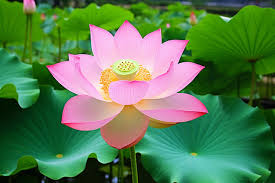
#> input picture ceciestune2eimage.jpg, 275 x 183 px
$ python fusion.py
#> lines starting #> are read from the running program, lines starting #| are printed output that depends on the picture
from PIL import Image

image2=Image.open("ceciestune2eimage.jpg")
#> image2 is the input picture: PIL image 275x183 RGB; mean R, G, B 89.4, 124.8, 82.5
image1=Image.open("image1.jpg")
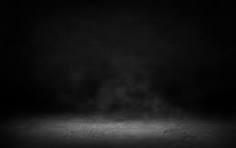
#> input picture image1.jpg, 236 x 148 px
#> image1 is the input picture: PIL image 236x148 RGB; min 0, max 139, mean 20.8


def dec_to_bin(nbr : int)->list :
    tab_bin = []
    for i in range(8) :
        tab_bin = [nbr % 2] + tab_bin
        nbr //= 2
    return tab_bin

def bin_to_dec(tab_bin : list)->int :
    nbr = 0
    for i in range(8) :
        nbr += tab_bin[i]*2**(7-i)
    return nbr


def retire_bits_faible(tab) :
    for i in range(-1,-5,-1):
        tab[i] = 0
    return tab


def bits_fort_vers_faible(tab) :
    for i in range(4):
        tab[i+4] = tab[i]
        tab[i] = 0
    return tab


def bits_faible_vers_fort(tab) :
    for i in range(4,8):
        tab[i-4] = tab[i]
        tab[i] = 0
    return tab


def fusion(image_visi,image_invisi) :
    if image_visi.size[0] >= image_invisi.size[0] :
        larg = image_invisi.size[0]
    else :
        larg = image_visi.size[0]
#> larg = 236

    if image_visi.size[1] >= image_invisi.size[1] :
        haut = image_invisi.size[1]
    else :
        haut = image_visi.size[1]
#> haut = 148


    image_fusion = Image.new(mode = 'RGB',size = (larg,haut))
#> image_fusion: PIL image 236x148 RGB; every value is 0
    for x in range(larg):
        for y in range(haut):

            px_vis = image_visi.getpixel((x,y))
            px_vis = list(px_vis)
            for i in range(3):
                px_vis[i] = dec_to_bin(px_vis[i])
                px_vis[i] = retire_bits_faible(px_vis[i])


            px_invis = image_invisi.getpixel((x,y))
            px_invis = list(px_invis)
            for i in range(3):
                px_invis[i] = dec_to_bin(px_invis[i])
                px_invis[i] = bits_fort_vers_faible(px_invis[i])


            px_fus = [[],[],[]]
            for i in range(3) :
                for j in range(8):
                    px_fus[i] += [px_vis[i][j]+px_invis[i][j]]

                px_fus[i] = bin_to_dec(px_fus[i])

            image_fusion.putpixel((x,y),tuple(px_fus))
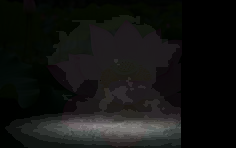
#> image_fusion: PIL image 236x148 RGB; mean R, G, B 18.5, 19.1, 17.5
    image_fusion.show()
    image_fusion.save("image_fusion.jpg")
    return image_fusion

#> (the run stopped early here; a loop or call above may not have finished)
